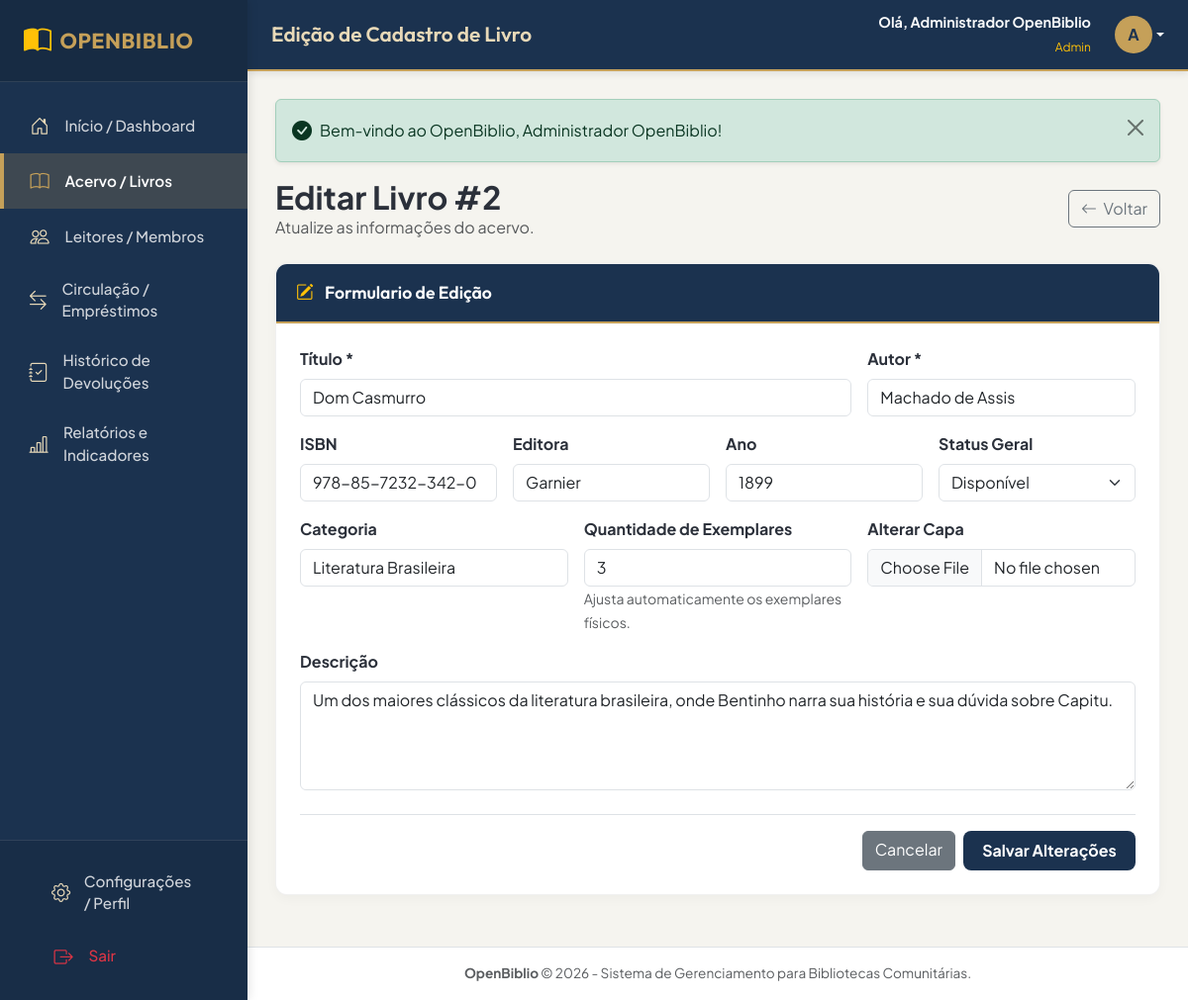
The app's page /livro_editar.php?id=2 (signed in) with its own data.
### tables this page shows
CREATE TABLE `livros` (
  `id` INT AUTO_INCREMENT PRIMARY KEY,
  `titulo` VARCHAR(200) NOT NULL,
  `autor` VARCHAR(150) NOT NULL,
  `isbn` VARCHAR(20) UNIQUE NULL,
  `editora` VARCHAR(100) NULL,
  `ano_publicacao` INT NULL,
  `categoria` VARCHAR(100) NULL,
  `descricao` TEXT NULL,
  `capa` VARCHAR(255) NULL,
  `quantidade_total` INT NOT NULL DEFAULT 0,
  `quantidade_disponivel` INT NOT NULL DEFAULT 0,
  `status` ENUM('Disponível', 'Indisponível') NOT NULL DEFAULT 'Disponível',
  `ativo` TINYINT(1) NOT NULL DEFAULT 1,
  `criado_em` TIMESTAMP DEFAULT CURRENT_TIMESTAMP,
  `atualizado_em` TIMESTAMP DEFAULT CURRENT_TIMESTAMP ON UPDATE CURRENT_TIMESTAMP,
  INDEX `idx_livros_titulo` (`titulo`),
  INDEX `idx_livros_autor` (`autor`),
  INDEX `idx_livros_isbn` (`isbn`),
  INDEX `idx_livros_ativo` (`ativo`)
);

### livro_editar.php (the view, shortened to what this page needs)
<?php
$db = getDBConnection();
$id = filter_input(INPUT_GET, 'id', FILTER_VALIDATE_INT) ?? filter_input(INPUT_POST, 'id', FILTER_VALIDATE_INT);
$stmtBook = $db->prepare("SELECT * FROM livros WHERE id = ? AND ativo = 1 LIMIT 1");
$stmtBook->execute([$id]);
$livro = $stmtBook->fetch();
$stmtEx = $db->prepare("SELECT COUNT(*) FROM exemplares WHERE livro_id = ? AND status != 'Inativo'");
$stmtEx->execute([$id]);
$totalExemplaresReais = (int)$stmtEx->fetchColumn();
include __DIR__ . '/includes/header.php';
?>
<div class="d-flex align-items-center justify-content-between mb-4">
    <div>
        <h2 class="font-outfit fw-bold m-0 text-navy">Editar Livro #<?= $livro['id'] ?></h2>
        <p class="text-muted m-0">Atualize as informações do acervo.</p>
    </div>
    <a href="livros.php" class="btn btn-outline-secondary">
        <i class="bi bi-arrow-left me-1"></i> Voltar
    </a>
</div>
<div class="card-ob">
    <div class="card-ob-header">
        <span><i class="bi bi-pencil-square me-2 text-warning"></i> Formulario de Edição</span>
    </div>
    <div class="card-ob-body">
        <form action="livro_editar.php?id=<?= $livro['id'] ?>" method="POST" enctype="multipart/form-data">
            <div class="row g-3 mb-3">
                <div class="col-md-8">
                    <label class="form-label fw-bold">Título *</label>
                    <input type="text" name="titulo" class="form-control" value="<?= htmlspecialchars($livro['titulo']) ?>" required>
                </div>
                <div class="col-md-4">
                    <label class="form-label fw-bold">Autor *</label>
                    <input type="text" name="autor" class="form-control" value="<?= htmlspecialchars($livro['autor']) ?>" required>
                </div>
            </div>
            <div class="row g-3 mb-3">
                <div class="col-md-3">
                    <label class="form-label fw-bold">ISBN</label>
                    <input type="text" name="isbn" class="form-control" value="<?= htmlspecialchars($livro['isbn'] ?? '') ?>">
                </div>
                <div class="col-md-3">
                    <label class="form-label fw-bold">Editora</label>
                    <input type="text" name="editora" class="form-control" value="<?= htmlspecialchars($livro['editora'] ?? '') ?>">
                </div>
                <div class="col-md-3">
                    <label class="form-label fw-bold">Ano</label>
                    <input type="number" name="ano_publicacao" class="form-control" value="<?= htmlspecialchars($livro['ano_publicacao'] ?? '') ?>">
                </div>
                <div class="col-md-3">
                    <label class="form-label fw-bold">Status Geral</label>
                    <select name="status" class="form-select">
                        <option value="Disponível" <?= $livro['status'] === 'Disponível' ? 'selected' : '' ?>>Disponível</option>
                    </select>
                </div>
            </div>
            <div class="row g-3 mb-3">
                <div class="col-md-4">
                    <label class="form-label fw-bold">Categoria</label>
                    <input type="text" name="categoria" class="form-control" value="<?= htmlspecialchars($livro['categoria'] ?? '') ?>">
                </div>
                <div class="col-md-4">
                    <label class="form-label fw-bold">Quantidade de Exemplares</label>
                    <input type="number" name="quantidade" class="form-control" value="<?= $totalExemplaresReais ?>" min="1">
                    <small class="text-muted">Ajusta automaticamente os exemplares físicos.</small>
                </div>
                <div class="col-md-4">
                    <label class="form-label fw-bold">Alterar Capa</label>
                    <input type="file" name="capa" class="form-control" accept="image/*">
                </div>
            </div>
            <div class="mb-4">
                <label class="form-label fw-bold">Descrição</label>
                <textarea name="descricao" class="form-control" rows="4"><?= htmlspecialchars($livro['descricao'] ?? '') ?></textarea>
            </div>
            <div class="d-flex justify-content-end gap-2 border-top pt-3">
                <a href="livros.php" class="btn btn-secondary">Cancelar</a>
                <button type="submit" class="btn btn-navy fw-bold">Salvar Alterações</button>
            </div>
        </form>
    </div>
</div>
<?php include __DIR__ . '/includes/footer.php'; ?>

### css/style.css (style rules this page uses)
:root { --ob-navy-dark: #1b324f; --ob-navy-medium: #24426b; --ob-navy-light: #2d5284; --ob-gold-primary: #c5a059; --ob-gold-hover: #b38d44; --ob-gold-light: #e8d9b8; --ob-gold-bg: #f8f4ec; --ob-bg-main: #f5f4ef; --ob-bg-card: #ffffff; --ob-text-main: #2b303a; --ob-text-muted: #6c757d; --ob-border-color: #e2e8f0; --ob-success: #10b981; --ob-danger: #ef4444; --ob-warning: #f59e0b; --ob-info: #3b82f6; --sidebar-width: 250px; }
body { font-family: 'Plus Jakarta Sans', 'Outfit', system-ui, -apple-system, sans-serif; background-color: var(--ob-bg-main); color: var(--ob-text-main); margin: 0; padding: 0; min-height: 100vh; overflow-x: hidden; }
.card-ob { background: var(--ob-bg-card); border: 1px solid rgba(0,0,0,0.06); border-radius: 12px; box-shadow: 0 4px 12px rgba(0, 0, 0, 0.03); margin-bottom: 1.5rem; overflow: hidden; transition: transform 0.2s ease, box-shadow 0.2s ease; }
.card-ob-header { background-color: var(--ob-navy-dark); color: #ffffff; padding: 1rem 1.25rem; font-family: 'Outfit', sans-serif; font-weight: 600; font-size: 1.1rem; display: flex; align-items: center; justify-content: space-between; border-bottom: 2px solid var(--ob-gold-primary); }
.card-ob-body { padding: 1.5rem; }
.btn-navy { background-color: var(--ob-navy-dark); color: #ffffff; border: none; font-weight: 600; padding: 0.5rem 1.2rem; border-radius: 8px; transition: all 0.2s ease; }

### records on screen
livros: id "2", titulo "Dom Casmurro", autor "Machado de Assis", isbn "978-85-7232-342-0", editora "Garnier", ano_publicacao "1899", status "Disponível", categoria "Literatura Brasileira", descricao "Um dos maiores clássicos da literatura brasileira, onde Bentinho narra sua história e sua dúvida sobre Capitu."

### other values on screen
$pageHeaderTitle "Edição de Cadastro de Livro"
$user['nome'] "Administrador OpenBiblio"
$user['perfil'] "Admin"
substr($user['nome'] ?? 'A', 0, 1) "A"
$msg['message'] "Bem-vindo ao OpenBiblio, Administrador OpenBiblio!"
